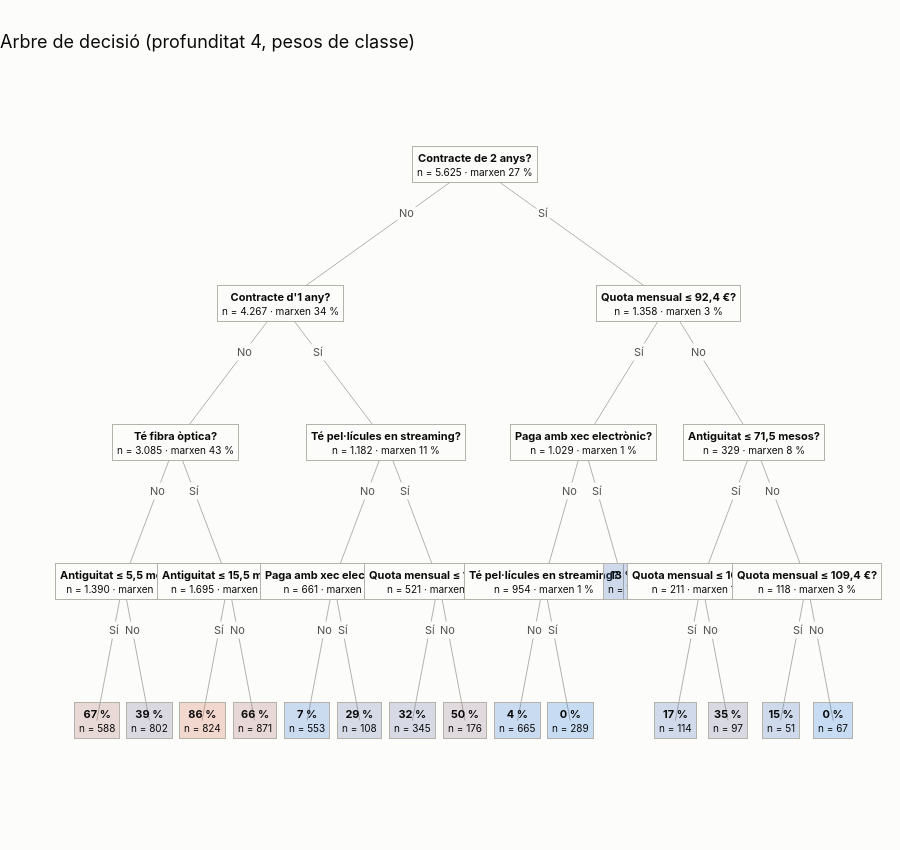

Notebook code cell kept with this figure:
### Markdown cell above
### Arbre de decisió: les regles

### Code cell
est = estructura_arbre(M["Arbre de decisió"], dades["columnes"], dades["X_tr"], dades["y_tr"])
fig = fig_arbre(est, "Arbre de decisió (profunditat 4, pesos de classe)")
exportar(fig, "cl_arbre"); fig.show()
est[est["fulla"]].sort_values("taxa_real", ascending=False).head(5)[["n", "taxa_real", "prob_model"]]

### Figure 1 — Plotly figure (JSON) as saved in the notebook; plotly's stock layout.template omitted (floating-point values rounded to 4 significant figures)
{"data": [{"hoverinfo": "skip", "line": {"color": "#b4b2a9", "width": 1}, "mode": "lines", "showlegend": false, "type": "scatter", "x": [7.188, 3.5], "y": [0, -1]}, {"hoverinfo": "skip", "line": {"color": "#b4b2a9", "width": 1}, "mode": "lines", "showlegend": false, "type": "scatter", "x": [3.5, 1.5], "y": [-1, -2]}, {"hoverinfo": "skip", "line": {"color": "#b4b2a9", "width": 1}, "mode": "lines", "showlegend": false, "type": "scatter", "x": [1.5, 0.5], "y": [-2, -3]}, {"hoverinfo": "skip", "line": {"color": "#b4b2a9", "width": 1}, "mode": "lines", "showlegend": false, "type": "scatter", "x": [0.5, 0], "y": [-3, -4]}, {"hoverinfo": "skip", "line": {"color": "#b4b2a9", "width": 1}, "mode": "lines", "showlegend": false, "type": "scatter", "x": [0.5, 1], "y": [-3, -4]}, {"hoverinfo": "skip", "line": {"color": "#b4b2a9", "width": 1}, "mode": "lines", "showlegend": false, "type": "scatter", "x": [1.5, 2.5], "y": [-2, -3]}, {"hoverinfo": "skip", "line": {"color": "#b4b2a9", "width": 1}, "mode": "lines", "showlegend": false, "type": "scatter", "x": [2.5, 2], "y": [-3, -4]}, {"hoverinfo": "skip", "line": {"color": "#b4b2a9", "width": 1}, "mode": "lines", "showlegend": false, "type": "scatter", "x": [2.5, 3], "y": [-3, -4]}, {"hoverinfo": "skip", "line": {"color": "#b4b2a9", "width": 1}, "mode": "lines", "showlegend": false, "type": "scatter", "x": [3.5, 5.5], "y": [-1, -2]}, {"hoverinfo": "skip", "line": {"color": "#b4b2a9", "width": 1}, "mode": "lines", "showlegend": false, "type": "scatter", "x": [5.5, 4.5], "y": [-2, -3]}, {"hoverinfo": "skip", "line": {"color": "#b4b2a9", "width": 1}, "mode": "lines", "showlegend": false, "type": "scatter", "x": [4.5, 4], "y": [-3, -4]}, {"hoverinfo": "skip", "line": {"color": "#b4b2a9", "width": 1}, "mode": "lines", "showlegend": false, "type": "scatter", "x": [4.5, 5], "y": [-3, -4]}, {"hoverinfo": "skip", "line": {"color": "#b4b2a9", "width": 1}, "mode": "lines", "showlegend": false, "type": "scatter", "x": [5.5, 6.5], "y": [-2, -3]}, {"hoverinfo": "skip", "line": {"color": "#b4b2a9", "width": 1}, "mode": "lines", "showlegend": false, "type": "scatter", "x": [6.5, 6], "y": [-3, -4]}, {"hoverinfo": "skip", "line": {"color": "#b4b2a9", "width": 1}, "mode": "lines", "showlegend": false, "type": "scatter", "x": [6.5, 7], "y": [-3, -4]}, {"hoverinfo": "skip", "line": {"color": "#b4b2a9", "width": 1}, "mode": "lines", "showlegend": false, "type": "scatter", "x": [7.188, 10.88], "y": [0, -1]}, {"hoverinfo": "skip", "line": {"color": "#b4b2a9", "width": 1}, "mode": "lines", "showlegend": false, "type": "scatter", "x": [10.88, 9.25], "y": [-1, -2]}, {"hoverinfo": "skip", "line": {"color": "#b4b2a9", "width": 1}, "mode": "lines", "showlegend": false, "type": "scatter", "x": [9.25, 8.5], "y": [-2, -3]}, {"hoverinfo": "skip", "line": {"color": "#b4b2a9", "width": 1}, "mode": "lines", "showlegend": false, "type": "scatter", "x": [8.5, 8], "y": [-3, -4]}, {"hoverinfo": "skip", "line": {"color": "#b4b2a9", "width": 1}, "mode": "lines", "showlegend": false, "type": "scatter", "x": [8.5, 9], "y": [-3, -4]}, {"hoverinfo": "skip", "line": {"color": "#b4b2a9", "width": 1}, "mode": "lines", "showlegend": false, "type": "scatter", "x": [9.25, 10], "y": [-2, -3]}, {"hoverinfo": "skip", "line": {"color": "#b4b2a9", "width": 1}, "mode": "lines", "showlegend": false, "type": "scatter", "x": [10.88, 12.5], "y": [-1, -2]}, {"hoverinfo": "skip", "line": {"color": "#b4b2a9", "width": 1}, "mode": "lines", "showlegend": false, "type": "scatter", "x": [12.5, 11.5], "y": [-2, -3]}, {"hoverinfo": "skip", "line": {"color": "#b4b2a9", "width": 1}, "mode": "lines", "showlegend": false, "type": "scatter", "x": [11.5, 11], "y": [-3, -4]}, {"hoverinfo": "skip", "line": {"color": "#b4b2a9", "width": 1}, "mode": "lines", "showlegend": false, "type": "scatter", "x": [11.5, 12], "y": [-3, -4]}, {"hoverinfo": "skip", "line": {"color": "#b4b2a9", "width": 1}, "mode": "lines", "showlegend": false, "type": "scatter", "x": [12.5, 13.5], "y": [-2, -3]}, {"hoverinfo": "skip", "line": {"color": "#b4b2a9", "width": 1}, "mode": "lines", "showlegend": false, "type": "scatter", "x": [13.5, 13], "y": [-3, -4]}, {"hoverinfo": "skip", "line": {"color": "#b4b2a9", "width": 1}, "mode": "lines", "showlegend": false, "type": "scatter", "x": [13.5, 14], "y": [-3, -4]}, {"hovertemplate": "%{text}<extra></extra>", "marker": {"opacity": 0, "size": 28}, "mode": "markers", "showlegend": false, "text": ["<b>Contracte de 2 anys?</b><br>5.625 clients d'entrenament<br>Han marxat de veritat: 27 %<br>Probabilitat del model: 50 %", "<b>Contracte d'1 any?</b><br>4.267 clients d'entrenament<br>Han marxat de veritat: 34 %<br>Probabilitat del model: 59 %", "<b>Té fibra òptica?</b><br>3.085 clients d'entrenament<br>Han marxat de veritat: 43 %<br>Probabilitat del model: 68 %", "<b>Antiguitat ≤ 5,5 mesos?</b><br>1.390 clients d'entrenament<br>Han marxat de veritat: 28 %<br>Probabilitat del model: 52 %", "<b>Fulla</b><br>588 clients d'entrenament<br>Han marxat de veritat: 42 %<br>Probabilitat del model: 67 %", "<b>Fulla</b><br>802 clients d'entrenament<br>Han marxat de veritat: 19 %<br>Probabilitat del model: 39 %", "<b>Antiguitat ≤ 15,5 mesos?</b><br>1.695 clients d'entrenament<br>Han marxat de veritat: 55 %<br>Probabilitat del model: 77 %", "<b>Fulla</b><br>824 clients d'entrenament<br>Han marxat de veritat: 70 %<br>Probabilitat del model: 86 %", "<b>Fulla</b><br>871 clients d'entrenament<br>Han marxat de veritat: 41 %<br>Probabilitat del model: 66 %", "<b>Té pel·lícules en streaming?</b><br>1.182 clients d'entrenament<br>Han marxat de veritat: 11 %<br>Probabilitat del model: 25 %", "<b>Paga amb xec electrònic?</b><br>661 clients d'entrenament<br>Han marxat de veritat: 4 %<br>Probabilitat del model: 11 %", "<b>Fulla</b><br>553 clients d'entrenament<br>Han marxat de veritat: 3 %<br>Probabilitat del model: 7 %", "<b>Fulla</b><br>108 clients d'entrenament<br>Han marxat de veritat: 13 %<br>Probabilitat del model: 29 %", "<b>Quota mensual ≤ 102,3 €?</b><br>521 clients d'entrenament<br>Han marxat de veritat: 19 %<br>Probabilitat del model: 39 %", "<b>Fulla</b><br>345 clients d'entrenament<br>Han marxat de veritat: 14 %<br>Probabilitat del model: 32 %", "<b>Fulla</b><br>176 clients d'entrenament<br>Han marxat de veritat: 27 %<br>Probabilitat del model: 50 %", "<b>Quota mensual ≤ 92,4 €?</b><br>1.358 clients d'entrenament<br>Han marxat de veritat: 3 %<br>Probabilitat del model: 8 %", "<b>Paga amb xec electrònic?</b><br>1.029 clients d'entrenament<br>Han marxat de veritat: 1 %<br>Probabilitat del model: 3 %", "<b>Té pel·lícules en streaming?</b><br>954 clients d'entrenament<br>Han marxat de veritat: 1 %<br>Probabilitat del model: 3 %", "<b>Fulla</b><br>665 clients d'entrenament<br>Han marxat de veritat: 1 %<br>Probabilitat del model: 4 %", "<b>Fulla</b><br>289 clients d'entrenament<br>Han marxat de veritat: 0 %<br>Probabilitat del model: 0 %", "<b>Fulla</b><br>75 clients d'entrenament<br>Han marxat de veritat: 5 %<br>Probabilitat del model: 13 %", "<b>Antiguitat ≤ 71,5 mesos?</b><br>329 clients d'entrenament<br>Han marxat de veritat: 8 %<br>Probabilitat del model: 20 %", "<b>Quota mensual ≤ 105,9 €?</b><br>211 clients d'entrenament<br>Han marxat de veritat: 11 %<br>Probabilitat del model: 26 %", "<b>Fulla</b><br>114 clients d'entrenament<br>Han marxat de veritat: 7 %<br>Probabilitat del model: 17 %", "<b>Fulla</b><br>97 clients d'entrenament<br>Han marxat de veritat: 16 %<br>Probabilitat del model: 35 %", "<b>Quota mensual ≤ 109,4 €?</b><br>118 clients d'entrenament<br>Han marxat de veritat: 3 %<br>Probabilitat del model: 7 %", "<b>Fulla</b><br>51 clients d'entrenament<br>Han marxat de veritat: 6 %<br>Probabilitat del model: 15 %", "<b>Fulla</b><br>67 clients d'entrenament<br>Han marxat de veritat: 0 %<br>Probabilitat del model: 0 %"], "type": "scatter", "x": [7.188, 3.5, 1.5, 0.5, 0, 1, 2.5, 2, 3, 5.5, 4.5, 4, 5, 6.5, 6, 7, 10.88, 9.25, 8.5, 8, 9, 10, 12.5, 11.5, 11, 12, 13.5, 13, 14], "y": [0, -1, -2, -3, -4, -4, -3, -4, -4, -2, -3, -4, -4, -3, -4, -4, -1, -2, -3, -4, -4, -3, -2, -3, -4, -4, -3, -4, -4]}], "layout": {"annotations": [{"bgcolor": "#fcfcfb", "font": {"color": "#52514e", "size": 11}, "showarrow": false, "text": "No", "x": 5.897, "y": -0.35}, {"bgcolor": "#fcfcfb", "font": {"color": "#52514e", "size": 11}, "showarrow": false, "text": "No", "x": 2.8, "y": -1.35}, {"bgcolor": "#fcfcfb", "font": {"color": "#52514e", "size": 11}, "showarrow": false, "text": "No", "x": 1.15, "y": -2.35}, {"bgcolor": "#fcfcfb", "font": {"color": "#52514e", "size": 11}, "showarrow": false, "text": "Sí", "x": 0.325, "y": -3.35}, {"bgcolor": "#fcfcfb", "font": {"color": "#52514e", "size": 11}, "showarrow": false, "text": "No", "x": 0.675, "y": -3.35}, {"bgcolor": "#fcfcfb", "font": {"color": "#52514e", "size": 11}, "showarrow": false, "text": "Sí", "x": 1.85, "y": -2.35}, {"bgcolor": "#fcfcfb", "font": {"color": "#52514e", "size": 11}, "showarrow": false, "text": "Sí", "x": 2.325, "y": -3.35}, {"bgcolor": "#fcfcfb", "font": {"color": "#52514e", "size": 11}, "showarrow": false, "text": "No", "x": 2.675, "y": -3.35}, {"bgcolor": "#fcfcfb", "font": {"color": "#52514e", "size": 11}, "showarrow": false, "text": "Sí", "x": 4.2, "y": -1.35}, {"bgcolor": "#fcfcfb", "font": {"color": "#52514e", "size": 11}, "showarrow": false, "text": "No", "x": 5.15, "y": -2.35}, {"bgcolor": "#fcfcfb", "font": {"color": "#52514e", "size": 11}, "showarrow": false, "text": "No", "x": 4.325, "y": -3.35}, {"bgcolor": "#fcfcfb", "font": {"color": "#52514e", "size": 11}, "showarrow": false, "text": "Sí", "x": 4.675, "y": -3.35}, {"bgcolor": "#fcfcfb", "font": {"color": "#52514e", "size": 11}, "showarrow": false, "text": "Sí", "x": 5.85, "y": -2.35}, {"bgcolor": "#fcfcfb", "font": {"color": "#52514e", "size": 11}, "showarrow": false, "text": "Sí", "x": 6.325, "y": -3.35}, {"bgcolor": "#fcfcfb", "font": {"color": "#52514e", "size": 11}, "showarrow": false, "text": "No", "x": 6.675, "y": -3.35}, {"bgcolor": "#fcfcfb", "font": {"color": "#52514e", "size": 11}, "showarrow": false, "text": "Sí", "x": 8.478, "y": -0.35}, {"bgcolor": "#fcfcfb", "font": {"color": "#52514e", "size": 11}, "showarrow": false, "text": "Sí", "x": 10.31, "y": -1.35}, {"bgcolor": "#fcfcfb", "font": {"color": "#52514e", "size": 11}, "showarrow": false, "text": "No", "x": 8.988, "y": -2.35}, {"bgcolor": "#fcfcfb", "font": {"color": "#52514e", "size": 11}, "showarrow": false, "text": "No", "x": 8.325, "y": -3.35}, {"bgcolor": "#fcfcfb", "font": {"color": "#52514e", "size": 11}, "showarrow": false, "text": "Sí", "x": 8.675, "y": -3.35}, {"bgcolor": "#fcfcfb", "font": {"color": "#52514e", "size": 11}, "showarrow": false, "text": "Sí", "x": 9.512, "y": -2.35}, {"bgcolor": "#fcfcfb", "font": {"color": "#52514e", "size": 11}, "showarrow": false, "text": "No", "x": 11.44, "y": -1.35}, {"bgcolor": "#fcfcfb", "font": {"color": "#52514e", "size": 11}, "showarrow": false, "text": "Sí", "x": 12.15, "y": -2.35}, {"bgcolor": "#fcfcfb", "font": {"color": "#52514e", "size": 11}, "showarrow": false, "text": "Sí", "x": 11.32, "y": -3.35}, {"bgcolor": "#fcfcfb", "font": {"color": "#52514e", "size": 11}, "showarrow": false, "text": "No", "x": 11.68, "y": -3.35}, {"bgcolor": "#fcfcfb", "font": {"color": "#52514e", "size": 11}, "showarrow": false, "text": "No", "x": 12.85, "y": -2.35}, {"bgcolor": "#fcfcfb", "font": {"color": "#52514e", "size": 11}, "showarrow": false, "text": "Sí", "x": 13.32, "y": -3.35}, {"bgcolor": "#fcfcfb", "font": {"color": "#52514e", "size": 11}, "showarrow": false, "text": "No", "x": 13.68, "y": -3.35}, {"bgcolor": "#fcfcfb", "bordercolor": "#b4b2a9", "borderpad": 4, "borderwidth": 1, "font": {"color": "#0b0b0b", "size": 11}, "showarrow": false, "text": "<b>Contracte de 2 anys?</b><br><span style='font-size:10px'>n = 5.625 · marxen 27 %</span>", "x": 7.188, "y": 0}, {"bgcolor": "#fcfcfb", "bordercolor": "#b4b2a9", "borderpad": 4, "borderwidth": 1, "font": {"color": "#0b0b0b", "size": 11}, "showarrow": false, "text": "<b>Contracte d'1 any?</b><br><span style='font-size:10px'>n = 4.267 · marxen 34 %</span>", "x": 3.5, "y": -1}, {"bgcolor": "#fcfcfb", "bordercolor": "#b4b2a9", "borderpad": 4, "borderwidth": 1, "font": {"color": "#0b0b0b", "size": 11}, "showarrow": false, "text": "<b>Té fibra òptica?</b><br><span style='font-size:10px'>n = 3.085 · marxen 43 %</span>", "x": 1.5, "y": -2}, {"bgcolor": "#fcfcfb", "bordercolor": "#b4b2a9", "borderpad": 4, "borderwidth": 1, "font": {"color": "#0b0b0b", "size": 11}, "showarrow": false, "text": "<b>Antiguitat ≤ 5,5 mesos?</b><br><span style='font-size:10px'>n = 1.390 · marxen 28 %</span>", "x": 0.5, "y": -3}, {"bgcolor": "rgba(170,109,105,0.25)", "bordercolor": "#b4b2a9", "borderpad": 4, "borderwidth": 1, "font": {"color": "#0b0b0b", "size": 11}, "showarrow": false, "text": "<b>67 %</b><br><span style='font-size:10px'>n = 588</span>", "x": 0, "y": -4}, {"bgcolor": "rgba(116,113,151,0.25)", "bordercolor": "#b4b2a9", "borderpad": 4, "borderwidth": 1, "font": {"color": "#0b0b0b", "size": 11}, "showarrow": false, "text": "<b>39 %</b><br><span style='font-size:10px'>n = 802</span>", "x": 1, "y": -4}, {"bgcolor": "#fcfcfb", "bordercolor": "#b4b2a9", "borderpad": 4, "borderwidth": 1, "font": {"color": "#0b0b0b", "size": 11}, "showarrow": false, "text": "<b>Antiguitat ≤ 15,5 mesos?</b><br><span style='font-size:10px'>n = 1.695 · marxen 55 %</span>", "x": 2.5, "y": -3}, {"bgcolor": "rgba(208,106,74,0.25)", "bordercolor": "#b4b2a9", "borderpad": 4, "borderwidth": 1, "font": {"color": "#0b0b0b", "size": 11}, "showarrow": false, "text": "<b>86 %</b><br><span style='font-size:10px'>n = 824</span>", "x": 2, "y": -4}, {"bgcolor": "rgba(169,109,107,0.25)", "bordercolor": "#b4b2a9", "borderpad": 4, "borderwidth": 1, "font": {"color": "#0b0b0b", "size": 11}, "showarrow": false, "text": "<b>66 %</b><br><span style='font-size:10px'>n = 871</span>", "x": 3, "y": -4}, {"bgcolor": "#fcfcfb", "bordercolor": "#b4b2a9", "borderpad": 4, "borderwidth": 1, "font": {"color": "#0b0b0b", "size": 11}, "showarrow": false, "text": "<b>Té pel·lícules en streaming?</b><br><span style='font-size:10px'>n = 1.182 · marxen 11 %</span>", "x": 5.5, "y": -2}, {"bgcolor": "#fcfcfb", "bordercolor": "#b4b2a9", "borderpad": 4, "borderwidth": 1, "font": {"color": "#0b0b0b", "size": 11}, "showarrow": false, "text": "<b>Paga amb xec electrònic?</b><br><span style='font-size:10px'>n = 661 · marxen 4 %</span>", "x": 4.5, "y": -3}, {"bgcolor": "rgba(55,118,202,0.25)", "bordercolor": "#b4b2a9", "borderpad": 4, "borderwidth": 1, "font": {"color": "#0b0b0b", "size": 11}, "showarrow": false, "text": "<b>7 %</b><br><span style='font-size:10px'>n = 553</span>", "x": 4, "y": -4}, {"bgcolor": "rgba(98,115,166,0.25)", "bordercolor": "#b4b2a9", "borderpad": 4, "borderwidth": 1, "font": {"color": "#0b0b0b", "size": 11}, "showarrow": false, "text": "<b>29 %</b><br><span style='font-size:10px'>n = 108</span>", "x": 5, "y": -4}, {"bgcolor": "#fcfcfb", "bordercolor": "#b4b2a9", "borderpad": 4, "borderwidth": 1, "font": {"color": "#0b0b0b", "size": 11}, "showarrow": false, "text": "<b>Quota mensual ≤ 102,3 €?</b><br><span style='font-size:10px'>n = 521 · marxen 19 %</span>", "x": 6.5, "y": -3}, {"bgcolor": "rgba(103,114,162,0.25)", "bordercolor": "#b4b2a9", "borderpad": 4, "borderwidth": 1, "font": {"color": "#0b0b0b", "size": 11}, "showarrow": false, "text": "<b>32 %</b><br><span style='font-size:10px'>n = 345</span>", "x": 6, "y": -4}, {"bgcolor": "rgba(138,111,132,0.25)", "bordercolor": "#b4b2a9", "borderpad": 4, "borderwidth": 1, "font": {"color": "#0b0b0b", "size": 11}, "showarrow": false, "text": "<b>50 %</b><br><span style='font-size:10px'>n = 176</span>", "x": 7, "y": -4}, {"bgcolor": "#fcfcfb", "bordercolor": "#b4b2a9", "borderpad": 4, "borderwidth": 1, "font": {"color": "#0b0b0b", "size": 11}, "showarrow": false, "text": "<b>Quota mensual ≤ 92,4 €?</b><br><span style='font-size:10px'>n = 1.358 · marxen 3 %</span>", "x": 10.88, "y": -1}, {"bgcolor": "#fcfcfb", "bordercolor": "#b4b2a9", "borderpad": 4, "borderwidth": 1, "font": {"color": "#0b0b0b", "size": 11}, "showarrow": false, "text": "<b>Paga amb xec electrònic?</b><br><span style='font-size:10px'>n = 1.029 · marxen 1 %</span>", "x": 9.25, "y": -2}, {"bgcolor": "#fcfcfb", "bordercolor": "#b4b2a9", "borderpad": 4, "borderwidth": 1, "font": {"color": "#0b0b0b", "size": 11}, "showarrow": false, "text": "<b>Té pel·lícules en streaming?</b><br><span style='font-size:10px'>n = 954 · marxen 1 %</span>", "x": 8.5, "y": -3}, {"bgcolor": "rgba(49,119,208,0.25)", "bordercolor": "#b4b2a9", "borderpad": 4, "borderwidth": 1, "font": {"color": "#0b0b0b", "size": 11}, "showarrow": false, "text": "<b>4 %</b><br><span style='font-size:10px'>n = 665</span>", "x": 8, "y": -4}, {"bgcolor": "rgba(42,120,214,0.25)", "bordercolor": "#b4b2a9", "borderpad": 4, "borderwidth": 1, "font": {"color": "#0b0b0b", "size": 11}, "showarrow": false, "text": "<b>0 %</b><br><span style='font-size:10px'>n = 289</span>", "x": 9, "y": -4}, {"bgcolor": "rgba(67,117,192,0.25)", "bordercolor": "#b4b2a9", "borderpad": 4, "borderwidth": 1, "font": {"color": "#0b0b0b", "size": 11}, "showarrow": false, "text": "<b>13 %</b><br><span style='font-size:10px'>n = 75</span>", "x": 10, "y": -3}, {"bgcolor": "#fcfcfb", "bordercolor": "#b4b2a9", "borderpad": 4, "borderwidth": 1, "font": {"color": "#0b0b0b", "size": 11}, "showarrow": false, "text": "<b>Antiguitat ≤ 71,5 mesos?</b><br><span style='font-size:10px'>n = 329 · marxen 8 %</span>", "x": 12.5, "y": -2}, {"bgcolor": "#fcfcfb", "bordercolor": "#b4b2a9", "borderpad": 4, "borderwidth": 1, "font": {"color": "#0b0b0b", "size": 11}, "showarrow": false, "text": "<b>Quota mensual ≤ 105,9 €?</b><br><span style='font-size:10px'>n = 211 · marxen 11 %</span>", "x": 11.5, "y": -3}, {"bgcolor": "rgba(75,117,186,0.25)", "bordercolor": "#b4b2a9", "borderpad": 4, "borderwidth": 1, "font": {"color": "#0b0b0b", "size": 11}, "showarrow": false, "text": "<b>17 %</b><br><span style='font-size:10px'>n = 114</span>", "x": 11, "y": -4}, {"bgcolor": "rgba(110,114,156,0.25)", "bordercolor": "#b4b2a9", "borderpad": 4, "borderwidth": 1, "font": {"color": "#0b0b0b", "size": 11}, "showarrow": false, "text": "<b>35 %</b><br><span style='font-size:10px'>n = 97</span>", "x": 12, "y": -4}, {"bgcolor": "#fcfcfb", "bordercolor": "#b4b2a9", "borderpad": 4, "borderwidth": 1, "font": {"color": "#0b0b0b", "size": 11}, "showarrow": false, "text": "<b>Quota mensual ≤ 109,4 €?</b><br><span style='font-size:10px'>n = 118 · marxen 3 %</span>", "x": 13.5, "y": -3}, {"bgcolor": "rgba(70,117,190,0.25)", "bordercolor": "#b4b2a9", "borderpad": 4, "borderwidth": 1, "font": {"color": "#0b0b0b", "size": 11}, "showarrow": false, "text": "<b>15 %</b><br><span style='font-size:10px'>n = 51</span>", "x": 13, "y": -4}, {"bgcolor": "rgba(42,120,214,0.25)", "bordercolor": "#b4b2a9", "borderpad": 4, "borderwidth": 1, "font": {"color": "#0b0b0b", "size": 11}, "showarrow": false, "text": "<b>0 %</b><br><span style='font-size:10px'>n = 67</span>", "x": 14, "y": -4}], "font": {"color": "#52514e", "family": "Inter, Segoe UI, sans-serif", "size": 13}, "height": 850, "hoverlabel": {"bgcolor": "white", "font": {"color": "#0b0b0b"}}, "legend": {"font": {"color": "#0b0b0b"}, "orientation": "h", "x": 0, "xanchor": "left", "y": 1.01, "yanchor": "bottom"}, "margin": {"b": 60, "l": 60, "r": 30, "t": 95}, "paper_bgcolor": "#fcfcfb", "plot_bgcolor": "#fcfcfb", "separators": ",.", "showlegend": false, "title": {"font": {"color": "#0b0b0b", "size": 18}, "text": "Arbre de decisió (profunditat 4, pesos de classe)", "x": 0, "xanchor": "left"}, "xaxis": {"gridcolor": "#e6e5e0", "linecolor": "#e6e5e0", "range": [-0.7, 14.7], "title": {"font": {"color": "#52514e"}, "text": ""}, "visible": false, "zeroline": false}, "yaxis": {"gridcolor": "#e6e5e0", "linecolor": "#e6e5e0", "range": [-4.5, 0.5], "title": {"font": {"color": "#52514e"}, "text": ""}, "visible": false, "zeroline": false}}}
